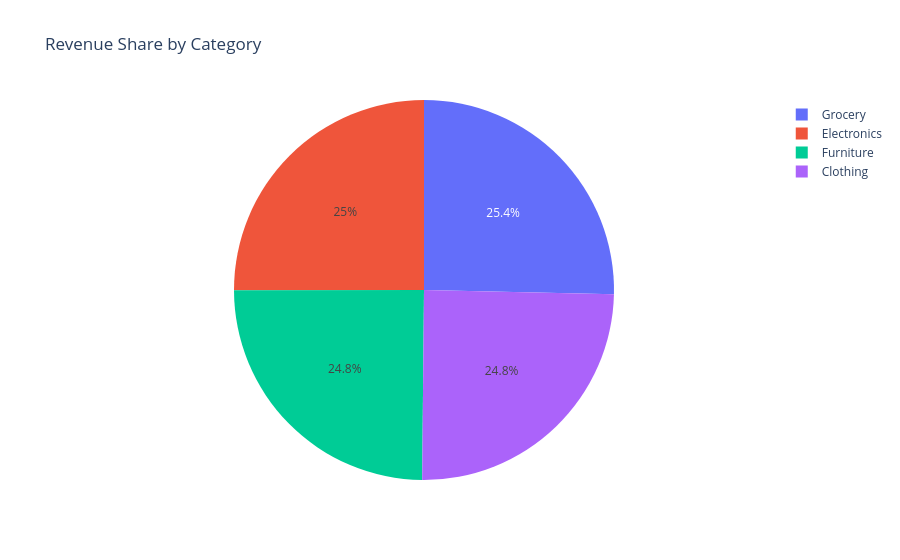

Notebook cell for this chart:
### Markdown cell above
Revenue Share by Category — Plotly

### Code cell
import plotly.express as px

category_revenue = (
    df.groupby("category")["revenue"]
    .sum()
    .sort_values(ascending=False)
    .reset_index()
)

fig = px.pie(
    category_revenue,
    names="category",
    values="revenue",
    title="Revenue Share by Category"
)

fig.show()

### Figure 1 — Plotly figure (JSON) as saved in the notebook; plotly's stock layout.template omitted (floating-point values rounded to 4 significant figures)
{"data": [{"domain": {"x": [0, 1], "y": [0, 1]}, "hovertemplate": "category=%{label}<br>revenue=%{value}<extra></extra>", "labels": ["Grocery", "Electronics", "Furniture", "Clothing"], "legendgroup": "", "name": "", "showlegend": true, "type": "pie", "values": [65480000.0, 64610000.0, 64090000.0, 64010000.0]}], "layout": {"legend": {"tracegroupgap": 0}, "title": {"text": "Revenue Share by Category"}}}
